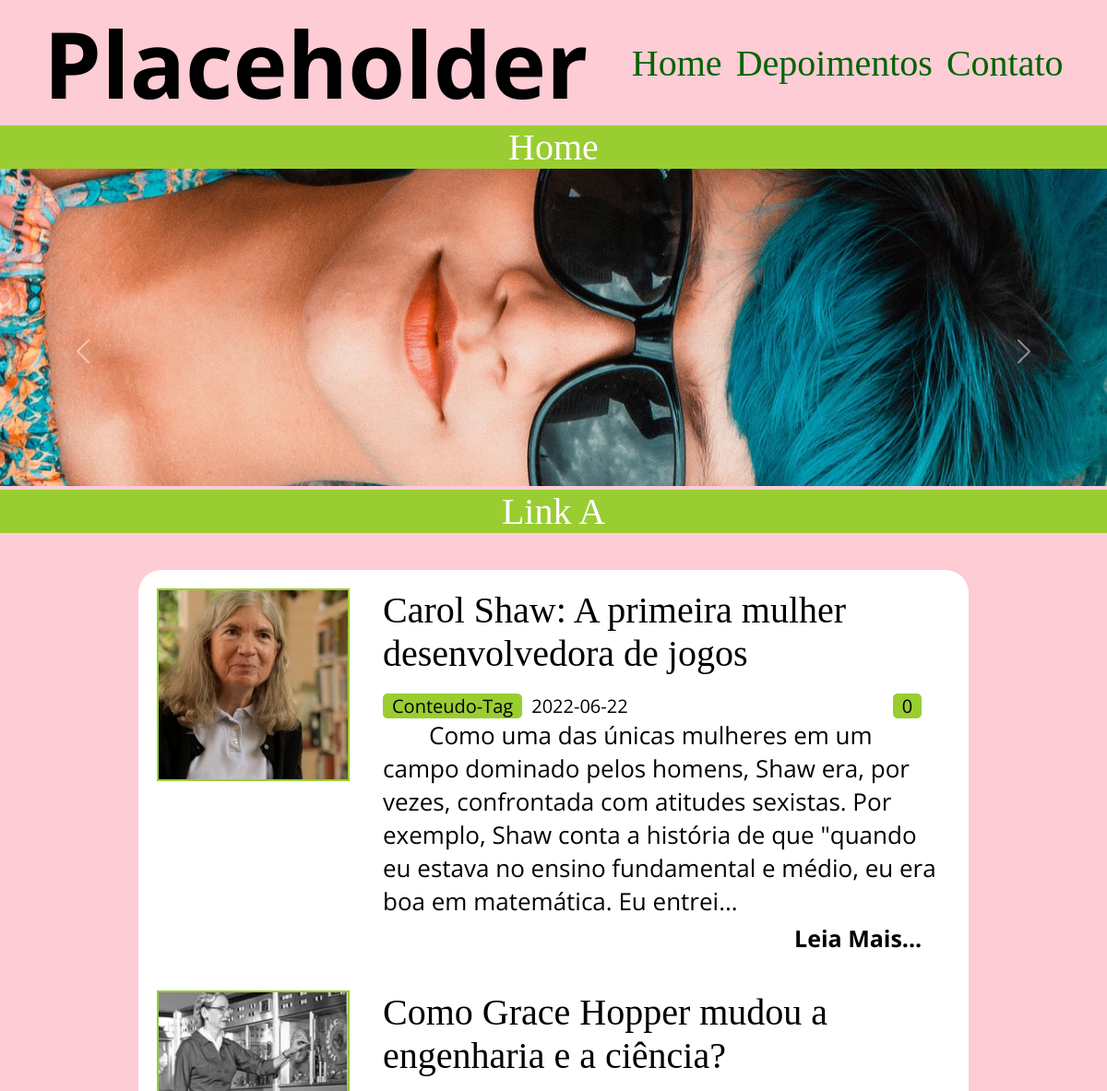
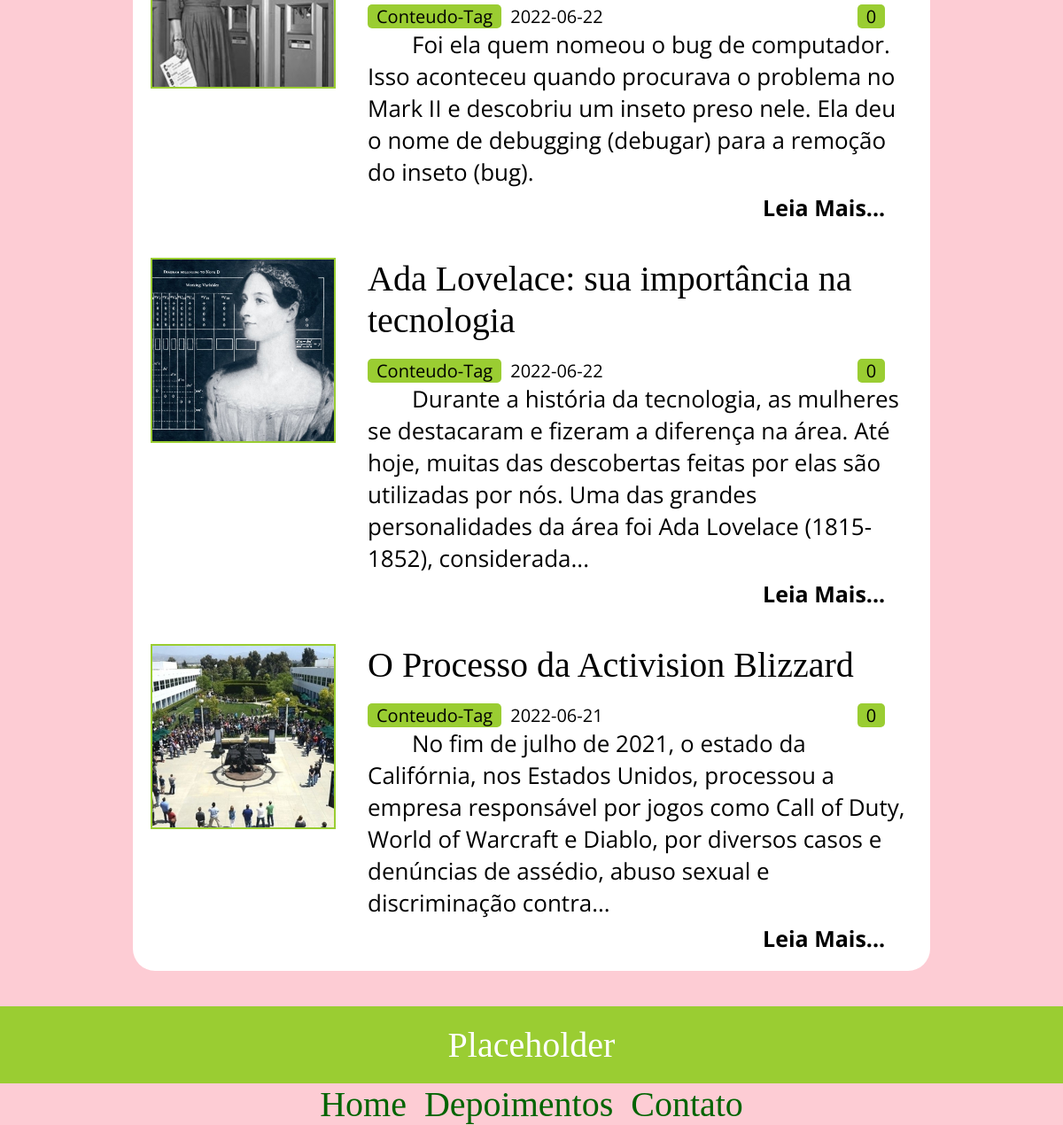
The page / on the database its author committed (2 pictures, top to bottom).
### tables this page shows
CREATE TABLE `Conteudo` (
  `codCtu` int(11) NOT NULL,
  `titulo` varchar(250) DEFAULT NULL,
  `autor` varchar(50) NOT NULL,
  `data` date NOT NULL,
  `conteudo` text NOT NULL,
  `tags` varchar(250) DEFAULT NULL,
  `imageml` varchar(30) DEFAULT NULL,
  `hora` time NOT NULL,
  `conteudo_p` varchar(250) NOT NULL,
  `imageml_p` varchar(100) NOT NULL
);

### inicio.php (the view, shortened to what this page needs)
<h1 class="contato-titulo">Home</h1>
<div class="spotlight-container">
  <div class="spotlight">
    <div id="carouselExampleControls" class="carousel slide" data-bs-ride="carousel">
      <div class="carousel-inner">
        <div class="carousel-item active">
          <a href="#"><img src="img/woman_sunglasses.jpg" class="d-block w-100" alt="..."></a>
          <p><a href="#">Link A</a></p>
        </div>
      </div>
    <button class="carousel-control-prev" type="button" data-bs-target="#carouselExampleControls" data-bs-slide="prev">
      <span class="carousel-control-prev-icon" aria-hidden="true"></span>
    </button>
    <button class="carousel-control-next" type="button" data-bs-target="#carouselExampleControls" data-bs-slide="next">
      <span class="carousel-control-next-icon" aria-hidden="true"></span>
    </button>
  </div>
  </div>
</div>
<main>
	 <div class="container">
    <div class="coluna-conteudo">
    <?php
    $sql = "SELECT * FROM Conteudo ORDER BY codCtu DESC;";
    $res = $conn->query($sql) or die("erro");
    $qtd = $res->num_rows;
    if($qtd > 0) {
      while($row = $res->fetch_object()) {
        print
        "<div class='conteudo'>
          <div class='conteudo-imagem'/>
            <a href='?page=conteudo&codCtu={$row->codCtu}'>
              <img src='{$row->imageml_p}' />
            </a>
          </div>
          <div class='conteudo-principal'>
            <a href='?page=conteudo&codCtu={$row->codCtu}'><h1>".utf8_encode($row->titulo)."</h1></a>
            <div class='conteudo-atributos'>
              <ul>
                <li><span class='tag'>Conteudo-Tag</span></li>
                <li>{$row->data}</li>
              </ul>
          <div class='conteudo-atributos-comentarios'>0</div>
        </div>
        <div class='p_previa'>
          <p>".utf8_encode($row->conteudo_p)."</p>
        </div>
        <div class='conteudo-leia-mais'><a href='?page=conteudo&codCtu={$row->codCtu}'>Leia Mais...</a></div>
        </div>
        </div>";
      }
    }
    ?>

### index.php (shortened to what this page needs)
<!DOCTYPE html>
<html lang="ptbr">
<link rel="stylesheet" href="styles/styles.css">
  <link rel="stylesheet" href="styles/carousel.css">
<head>
</head>
<body>
<header><?php include 'header.php'?></header>
 <div>
  <?php
  include "config.php";
  switch(@$_REQUEST["page"]) {
    default:
     include "inicio.php";
  }
  ?>
 <div>
<footer><?php include 'footer.php'?></footer>
</body>
</html>

### header.php (shortened to what this page needs)
<div class="header">
    <h1>Placeholder</h1>
    <nav class="titlenav">
      <ul class="topnav">
        <li><a href="?page=default">Home</a></li>
        <li><a href="?page=depoimento-visualizar">Depoimentos</a></li>
        <li><a href="?page=contato">Contato</a></li>
      </ul>
    </nav>
</div>

### footer.php
<div>
  <p>Placeholder</p>
</div>
<div>
  <nav>
    <ul>
      <li><a href="?page=default">Home</a></li>
      <li><a href="?page=depoimento-visualizar">Depoimentos</a></li>
      <li><a href="?page=contato">Contato</a></li>
    </ul>
  </nav>
</div>

### styles/styles.css (style rules this page uses)
* { margin:0; padding:0; }
:root { --header-main-color:rgb(253, 204, 212); --header-nav-color:darkgreen; --header-second-color:yellowgreen; }
body { background-color: var(--header-main-color); font-family: 'Crimson Text', serif; }
header { background-color:var(--header-main-color); font-family: 'Crimson Text', serif; }
.header { display: flex; align-items: center; justify-content: space-evenly; }
header h1 { font-family: 'Open Sans', sans-serif; font-size: 100px; text-align: center; }
header ul { display:flex; flex-flow: wrap row; list-style:none; gap: 15px; }
li a { color:var(--header-nav-color); text-decoration: none; font-size:40px; }
main { width:75%; padding:20px; box-sizing:border-box; display:flex; flex-flow: wrap column; align-items: center; margin-top: 40px; margin-left: auto; margin-right: auto; font-family: 'Crimson Text', serif; background-color: #FFF; border-radius: 25px; }
.spotlight-container { width:100%; display:flex; box-sizing:content-box; }
.spotlight { flex:4 1 0; align-items:center; font-family: 'Crimson Text', serif; }
.spotlight img { width:100%; }
.spotlight p { font-size: 40px; text-align:center; background-color:var(--header-second-color); }
.spotlight a { text-decoration:none; color:#FFF; }
.container { width:100%; display:flex; gap:40px; }
.coluna-conteudo { flex:2 1 0; display:flex; flex-flow:column; gap:40px; }
.conteudo { display:flex; gap: 40px; }
.conteudo-imagem { flex: 1 1 0; }
.conteudo-principal { flex: 3 1 0; }
.conteudo img { width:100%; border: 2px solid var(--header-second-color) }
.conteudo h1 { font-size: 40px; font-weight: normal; margin-bottom: 20px; }
.conteudo a { text-decoration: none; color:#000; }
.conteudo p { font-size: 26px; font-family: 'Open Sans', sans-serif; text-indent: 50px; }
.conteudo-atributos { width:95%; display: flex; justify-content: space-between; align-items: center; font-family: 'Open Sans', sans-serif; }
.conteudo-atributos ul { list-style: none; display:flex; gap:10px; font-size: 20px; }
.tag { background-color: var(--header-second-color); padding:0 10px; border-radius:5px; }
.conteudo-atributos-comentarios { font-size:20px; background-color:var(--header-second-color); padding:0px 10px; border-radius: 5px; }
.conteudo-leia-mais { width:95%; font-size:25px; text-align:right; margin-top:5px; font-family: 'Open Sans', sans-serif; font-weight: bold; }
.contato-titulo { font-family: 'Crimson Text', serif; width:100%; text-align: center; font-weight: normal; font-size:40px; color:#FFF; background-color:var(--header-second-color); }
button { font-size:30px; font-family: 'Crimson Text', serif; padding:5px; background-color: var(--header-main-color); }
footer { font-family: 'Crimson Text', serif; margin-top:40px; }
footer p { background-color:var(--header-second-color); text-align:center; padding:20px 0; font-size: 40px; color:#FFF; }
footer ul { display:flex; justify-content: center; gap:20px; list-style: none; background-color: var(--header-main-color); }

### styles/carousel.css (style rules this page uses)
.carousel { position: relative; }
.carousel-inner { position: relative; width: 100%; overflow: hidden; }
.carousel-inner::after { display: block; clear: both; content: ""; }
.carousel-item { position: relative; display: none; float: left; width: 100%; margin-right: -100%; -webkit-backface-visibility: hidden; backface-visibility: hidden; transition: transform 0.6s ease-in-out; }
.carousel-item.active, .carousel-item-next, .carousel-item-prev { display: block; }
.carousel-control-prev, .carousel-control-next { position: absolute; top: 0; bottom: 0; z-index: 1; display: flex; align-items: center; justify-content: center; width: 15%; padding: 0; color: #fff; text-align: center; background: none; border: 0; opacity: 0.5; transition: opacity 0.15s ease; }
.carousel-control-prev { left: 0; }
.carousel-control-next { right: 0; }
.carousel-control-prev-icon, .carousel-control-next-icon { display: inline-block; width: 2rem; height: 2rem; background-repeat: no-repeat; background-position: 50%; background-size: 100% 100%; }

### rows shown on the page
conteudo: imageml_p (picture), titulo "Carol Shaw: A primeira mulher desenvolvedora de jogos", data "2022-06-22", conteudo_p "Como uma das únicas mulheres em um campo dominado pelos homens, Shaw era, por vezes, confrontada com atitudes sexistas. Por exemplo, Shaw conta a história de que \"quando eu estava no ensino fundamental e médio, eu era boa em matemática. Eu entrei..."
conteudo: imageml_p (picture), titulo "Como Grace Hopper mudou a engenharia e a ciência?", data "2022-06-22", conteudo_p "Foi ela quem nomeou o bug de computador. Isso aconteceu quando procurava o problema no Mark II e descobriu um inseto preso nele. Ela deu o nome de debugging (debugar) para a remoção do inseto (bug)."
conteudo: imageml_p (picture), titulo "Ada Lovelace: sua importância na tecnologia", data "2022-06-22", conteudo_p "Durante a história da tecnologia, as mulheres se destacaram e fizeram a diferença na área. Até hoje, muitas das descobertas feitas por elas são utilizadas por nós. Uma das grandes personalidades da área foi Ada Lovelace (1815-1852), considerada..."
conteudo: imageml_p (picture), titulo "O Processo da Activision Blizzard", data "2022-06-21", conteudo_p "No fim de julho de 2021, o estado da Califórnia, nos Estados Unidos, processou a empresa responsável por jogos como Call of Duty, World of Warcraft e Diablo, por diversos casos e denúncias de assédio, abuso sexual e discriminação contra..."
